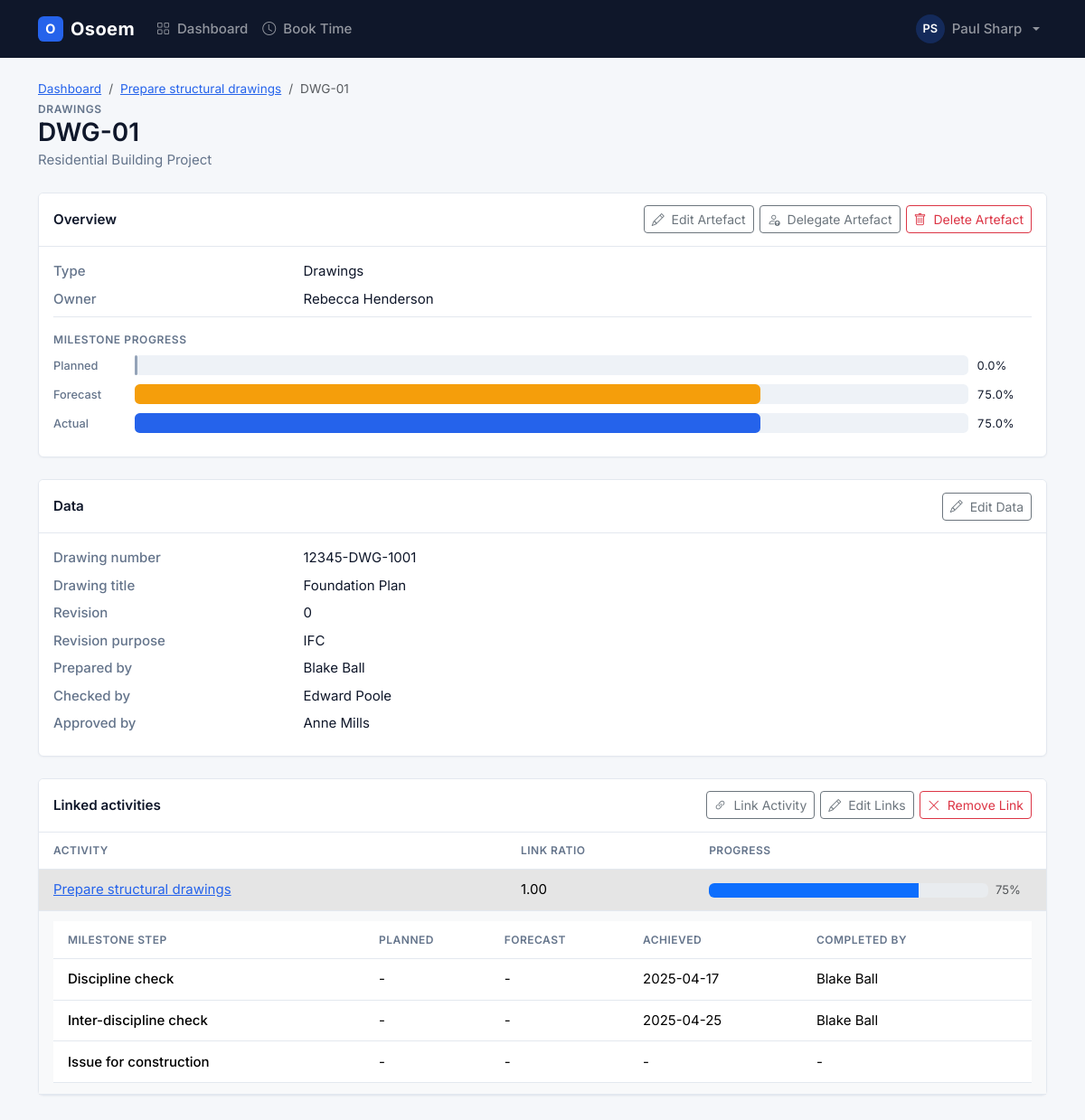
The app's page /dashboard/public/artefact.php?artefactlinkid=1 (signed in) with its own data.
### tables this page shows
CREATE TABLE Employees(
    employeeid INT NOT NULL AUTO_INCREMENT,
    departmentid INT NOT NULL,
    firstname VARCHAR(255) NOT NULL,
    lastname VARCHAR(255) NOT NULL,
    email VARCHAR(255) NOT NULL,
    password VARCHAR(255) NOT NULL,
    passwordsalt VARCHAR(255) NOT NULL,
    admin BOOLEAN DEFAULT 0,
    PRIMARY KEY (employeeid),
    FOREIGN KEY (departmentid) REFERENCES Departments (departmentid)
);

CREATE TABLE ArtefactToActivityLink(
    artefactlinkid INT AUTO_INCREMENT NOT NULL,
    activityid INT NOT NULL,
    artefactid INT NOT NULL,
    ratio DECIMAL(3,2),
    PRIMARY KEY (artefactlinkid),
    FOREIGN KEY (activityid) REFERENCES Activities (activityid),
    FOREIGN KEY (artefactid) REFERENCES Artefacts (artefactid)
);

CREATE TABLE Activities(
    activityid INT AUTO_INCREMENT NOT NULL,
    subcategoryid INT NOT NULL,
    activityname VARCHAR(255) NOT NULL,
    activitydescription VARCHAR(1000),
    activitymanagerid INT NOT NULL,
    plannedstart DATE,
    plannedfinish DATE,
    forecaststart DATE,
    forecastfinish DATE,
    actualstart DATE,
    actualfinish DATE,
    plannedhours DECIMAL(10,2),
    forecasthours DECIMAL(10,2),
    PRIMARY KEY (activityid),
    FOREIGN KEY (subcategoryid) REFERENCES ActivitySubcategories (subcategoryid),
    FOREIGN KEY (activitymanagerid) REFERENCES Employees (employeeid)
);

CREATE TABLE Artefacts(
    artefactid INT AUTO_INCREMENT NOT NULL,
    artefacttypeid INT NOT NULL,
    artefactownerid INT,
    artefacttitle VARCHAR(255) NOT NULL,
    artefactdescription VARCHAR(1000),
    PRIMARY KEY (artefactid),
    FOREIGN KEY (artefacttypeid) REFERENCES ArtefactTypes (artefacttypeid),
    FOREIGN KEY (artefactownerid) REFERENCES Employees (employeeid) 
);

CREATE TABLE ArtefactTypes(
    artefacttypeid INT AUTO_INCREMENT NOT NULL,
    projectid INT NOT NULL,
    artefactname VARCHAR(255) NOT NULL,
    artefactdescription VARCHAR(1000),
    PRIMARY KEY (artefacttypeid),
    FOREIGN KEY (projectid) REFERENCES Projects (projectid)
);

CREATE TABLE Projects(
    projectid INT NOT NULL AUTO_INCREMENT,
    projectno VARCHAR(255) NOT NULL UNIQUE,
    projectname VARCHAR(255) NOT NULL,
    PRIMARY KEY (projectid)
);

CREATE TABLE MilestoneToArtefactLink(
    milestonelinkid INT AUTO_INCREMENT NOT NULL,
    milestonestepid INT NOT NULL,
    artefactlinkid INT NOT NULL,
    planneddate DATE,
    forecastdate DATE,
    completedbyid INT,
    completiondate DATE,
    PRIMARY KEY (milestonelinkid),
    FOREIGN KEY (milestonestepid) REFERENCES MilestoneSteps (milestonestepid),
    FOREIGN KEY (artefactlinkid) REFERENCES ArtefactToActivityLink (artefactlinkid),
    FOREIGN KEY (completedbyid) REFERENCES Employees (employeeid)
);

CREATE TABLE MilestoneSteps(
    milestonestepid INT AUTO_INCREMENT NOT NULL, 
    milestoneid INT NOT NULL,
    milestonestepname VARCHAR(255) NOT NULL,
    progressratio DECIMAL(3,2) DEFAULT 0.00,
    PRIMARY KEY (milestonestepid),
    FOREIGN KEY (milestoneid) REFERENCES Milestones (milestoneid) 
);

### dashboard/public/artefact.php (the view, shortened to what the rows shown need)
<?php
    require_once '../src/bootstrap.php';
    $artefactlinkid = (int)($_GET['artefactlinkid'] ?? 0);
    $artefactid = (int)($_GET['artefactid'] ?? 0);
    $artefactService = new ArtefactService();
    $activityService = new ActivityService();
    function loadArtefact($artefactService, $artefactlinkid, $artefactid) {
        if ($artefactlinkid) {
            return $artefactService->getArtefactDetails($artefactlinkid);
        }
        return $artefactid ? $artefactService->getArtefactDetailsById($artefactid) : null;
    }
    $data = loadArtefact($artefactService, $artefactlinkid, $artefactid);
    $artefactid = $data['artefactid'];
    $artefacttypeid = $data['artefacttypeid'];
    $activityid = $data['activityid'] ?? null;
    $artefactType = $data['artefactname'];
    $project = $data['projectname'];
    $linkedActivities = $artefactService->getArtefactActivityLinks($artefactid);
    $projectService = new ProjectService();
    $isProjectLeadOrManager = $projectService->isProjectLeadOrManager($data['projectid'], $eid);
    $canEditArtefact = $data['artefactownerid'] == $eid || $isProjectLeadOrManager;
    $fieldlist = [];
    foreach ($artefactService->getArtefactDataFields($artefacttypeid) as $dataField) {
        $fieldid = (int)$dataField['artefactdatafieldid'];
        $fieldlist[] = [
            'caption' => $dataField['fieldtitle'],
            'value' => $artefactService->getArtefactFieldValue($artefactid, $fieldid),
        ];
    }
    $milestoneService = new MilestoneService();
    $milestoneSteps = [];
    foreach ($linkedActivities as $link) {
        $milestoneSteps[(int)$link['artefactlinkid']] = $milestoneService->getMilestoneSteps($link['artefactlinkid']);
    }
    $linkableActivities = [];
    if ($canEditArtefact) {
        $linkedActivityIds = array_column($linkedActivities, 'activityid');
        foreach ($activityService->getProjectActivities($data['projectid']) as $projectActivity) {
            if (!in_array($projectActivity['activityid'], $linkedActivityIds)) {
                $linkableActivities[] = $projectActivity;
            }
        }
    }
    $projectTeamMembers = $projectService->getProjectTeamMembers($data['projectid']);
    $activityName = '';
    foreach ($linkedActivities as $link) {
        if ($link['activityid'] == $activityid) {
            $activityName = $link['activityname'];
        }
    }
    include 'includes/head.php';
?>
<body>
    <?php include 'includes/header.php'; ?>
    <main class="container app-main">
        <div class="page-header">
            <div>
                <nav aria-label="breadcrumb">
                    <ol class="breadcrumb">
                        <li class="breadcrumb-item"><a href="dashboard.php?projectid=<?php echo urlencode($data['projectid']); ?>">Dashboard</a></li>
                        <?php if ($activityid !== null): ?>
                            <li class="breadcrumb-item"><a href="activity.php?activityid=<?php echo urlencode($activityid); ?>"><?php echo htmlspecialchars($activityName); ?></a></li>
                        <?php else: ?>
                            <li class="breadcrumb-item"><a href="artefacts.php?projectid=<?php echo urlencode($data['projectid']); ?>">Artefacts</a></li>
                        <?php endif; ?>
                        <li class="breadcrumb-item active" aria-current="page"><?php echo htmlspecialchars($data['artefacttitle']); ?></li>
                    </ol>
                </nav>
                <div class="section-label"><?php echo htmlspecialchars($artefactType); ?></div>
                <h1 class="h3"><?php echo htmlspecialchars($data['artefacttitle']); ?></h1>
                <p class="page-subtitle"><?php echo htmlspecialchars($project); ?></p>
            </div>
        </div>
        <div class="row g-4">
            <div class="col-12">
                <div class="card">
                    <div class="card-header">
                        <h2 class="card-title">Overview</h2>
                    </div>
                    <div class="card-body">
                        <dl class="row detail-list">
                            <dt class="col-sm-4 col-lg-3">Type</dt>
                            <dd class="col-sm-8 col-lg-9"><?php echo htmlspecialchars($artefactType); ?></dd>
                            <dt class="col-sm-4 col-lg-3">Owner</dt>
                            <dd class="col-sm-8 col-lg-9"><?php echo htmlspecialchars($data['artefactowner'] ?? 'Unassigned'); ?></dd>
                        </dl>
                    </div>
                </div>
            </div>
            <div class="col-12">
                <div class="card">
                    <div class="card-header">
                        <h2 class="card-title">Data</h2>
                    </div>
                </div>
            </div>
            <div class="col-12">
                <div class="card">
                    <div class="card-header">
                        <h2 class="card-title">Linked activities</h2>
                    </div>
                    <?php if (empty($linkedActivities)): ?>
                        <div class="empty-state">
                            <i class="bi bi-link-45deg"></i>
                            No linked activities.
                        </div>
                    <?php else: ?>
                        <div class="table-responsive">
                            <table class="table table-hover align-middle mb-0">
                                <thead>
                                    <tr>
                                        <th>Activity</th>
                                        <th>Link Ratio</th>
                                        <th style="min-width: 10rem;">Progress</th>
                                    </tr>
                                </thead>
                                <tbody>
                                    <?php foreach ($linkedActivities as $link): ?>
                                        <?php
                                            $linkid = (int)$link['artefactlinkid'];
                                            $steps = $milestoneSteps[$linkid];
                                        ?>
                                        <tr class="clickable-row<?php echo $linkid === $artefactlinkid ? ' table-active' : ''; ?>" data-href="activity.php?activityid=<?php echo urlencode($link['activityid']); ?>">
                                            <td>
                                                <a href="activity.php?activityid=<?php echo urlencode($link['activityid']); ?>">
                                                    <?php echo htmlspecialchars($link['activityname']); ?>
                                                </a>
                                            </td>
                                            <td><?php echo number_format((float)$link['ratio'], 2); ?></td>
                                            <td>
                                                <div class="d-flex align-items-center gap-2">
                                                    <div class="progress flex-grow-1" role="progressbar"
                                                         aria-valuenow="<?php echo (float)$link['progress']; ?>" aria-valuemin="0" aria-valuemax="100">
                                                        <div class="progress-bar <?php echo $link['progress'] >= 100 ? 'is-complete' : ''; ?>"
                                                             style="width: <?php echo (float)$link['progress']; ?>%"></div>
                                                    </div>
                                                    <span class="small text-body-secondary" style="min-width: 2.5rem;"><?php echo number_format($link['progress'], 0); ?>%</span>
                                                </div>
                                            </td>
                                        </tr>
                                        <tr>
                                            <td colspan="3" class="bg-body-tertiary">
                                                <?php if (empty($steps)): ?>
                                                    <div class="small text-body-secondary">
                                                        <i class="bi bi-flag"></i> No milestone steps are linked to this activity.
                                                    </div>
                                                <?php else: ?>
                                                    <table class="table table-sm align-middle mb-0">
                                                        <thead>
                                                            <tr>
                                                                <th>Milestone Step</th>
                                                                <th>Planned</th>
                                                                <th>Forecast</th>
                                                                <th>Achieved</th>
                                                                <th>Completed By</th>
                                                            </tr>
                                                        </thead>
                                                        <tbody>
                                                            <?php foreach ($steps as $step): ?>
                                                                <tr>
                                                                    <td class="fw-medium"><?php echo htmlspecialchars($step['milestonestepname']); ?></td>
                                                                    <td><?php echo htmlspecialchars($step['planned_date'] ?? '-'); ?></td>
                                                                    <td><?php echo htmlspecialchars($step['forecast_date'] ?? '-'); ?></td>
                                                                    <td><?php echo htmlspecialchars($step['completiondate'] ?? '-'); ?></td>
                                                                    <td><?php echo htmlspecialchars($step['completed_by']); ?></td>
                                                                </tr>
                                                            <?php endforeach; ?>
                                                        </tbody>
                                                    </table>
                                                <?php endif; ?>
                                            </td>
                                        </tr>
                                    <?php endforeach; ?>
                                </tbody>
                            </table>
                        </div>
                    <?php endif; ?>
                </div>
            </div>
        </div>
    </main>
</body>
</html>

### dashboard/public/includes/header.php (shortened to what the rows shown need)
<?php
$userInfo = $authService->getUserInfo($eid);
$userName = $userInfo['firstname'] . ' ' . $userInfo['lastname'];
$userInitials = strtoupper(substr($userInfo['firstname'], 0, 1) . substr($userInfo['lastname'], 0, 1));
?>
<nav class="navbar navbar-expand-md navbar-dark app-navbar">
    <div class="container">
        <div class="collapse navbar-collapse" id="navbar-collapse">
            <ul class="navbar-nav">
                <li class="nav-item dropdown">
                    <a href="#" class="nav-link dropdown-toggle d-flex align-items-center gap-2" role="button"
                       data-bs-toggle="dropdown" aria-expanded="false">
                        <span class="avatar"><?php echo htmlspecialchars($userInitials); ?></span>
                        <span><?php echo htmlspecialchars($userName); ?></span>
                    </a>
                </li>
            </ul>
        </div>
    </div>
</nav>

### records on screen
employees: userInitials "PS", userName "Paul Sharp"
artefacttoactivitylink: activityid.activityname "Prepare structural drawings", ratio "1.00", progress "75"
artefacts: artefacttitle "DWG-01", artefacttypeid.artefactname "DRAWINGS", projects.projectname "Residential Building Project", artefacttypeid.artefactname "Drawings"
milestonetoartefactlink: milestonestepid.milestonestepname "Discipline check", planneddate "-", forecastdate "-", completiondate "2025-04-17", completed_by "Blake Ball"
milestonetoartefactlink: milestonestepid.milestonestepname "Inter-discipline check", planneddate "-", forecastdate "-", completiondate "2025-04-25", completed_by "Blake Ball"
milestonetoartefactlink: milestonestepid.milestonestepname "Issue for construction", planneddate "-", forecastdate "-", completiondate "-", completed_by "-"

### other values on screen
$data['artefactowner'] "Rebecca Henderson"
$label "Planned Forecast Actual"
$percent "0.0 75.0 75.0"
$field['caption'] "Drawing number"
$field['value'] "12345-DWG-1001"
$field['caption'] "Drawing title"
$field['value'] "Foundation Plan"
$field['caption'] "Revision"
$field['value'] "0"
$field['caption'] "Revision purpose"
$field['value'] "IFC"
$field['caption'] "Prepared by"
$field['value'] "Blake Ball"
$field['caption'] "Checked by"
$field['value'] "Edward Poole"
